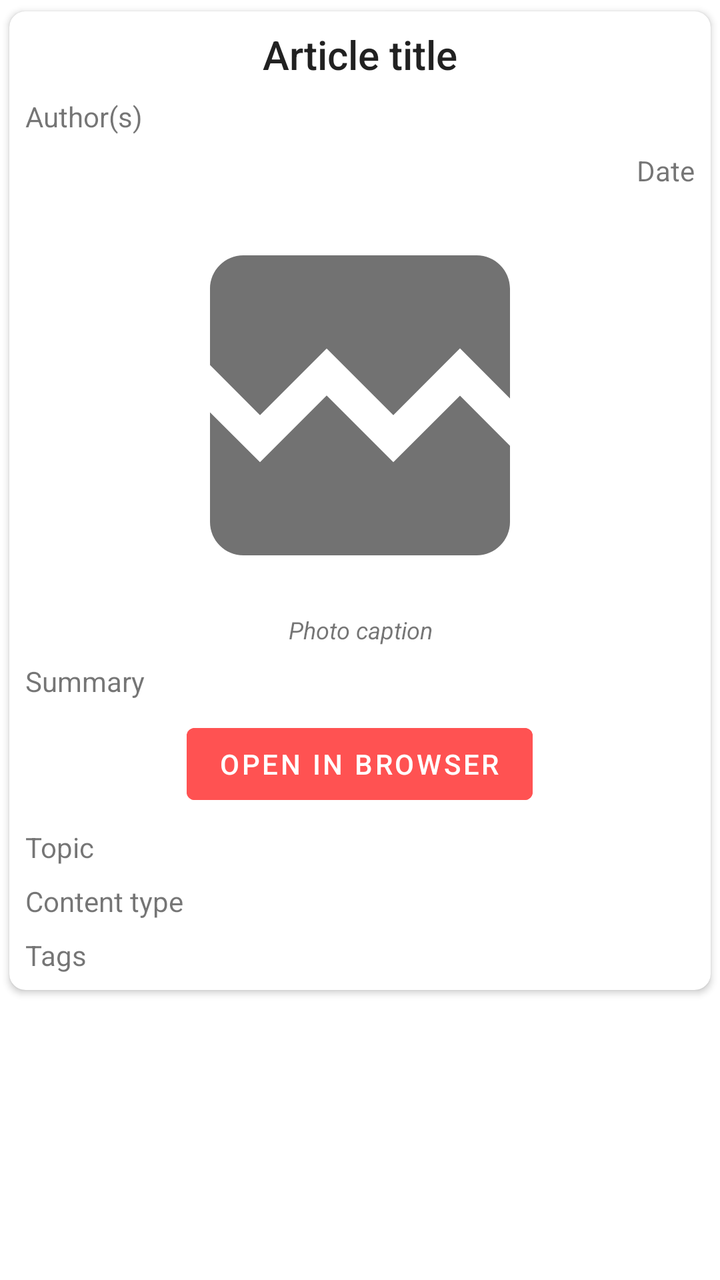
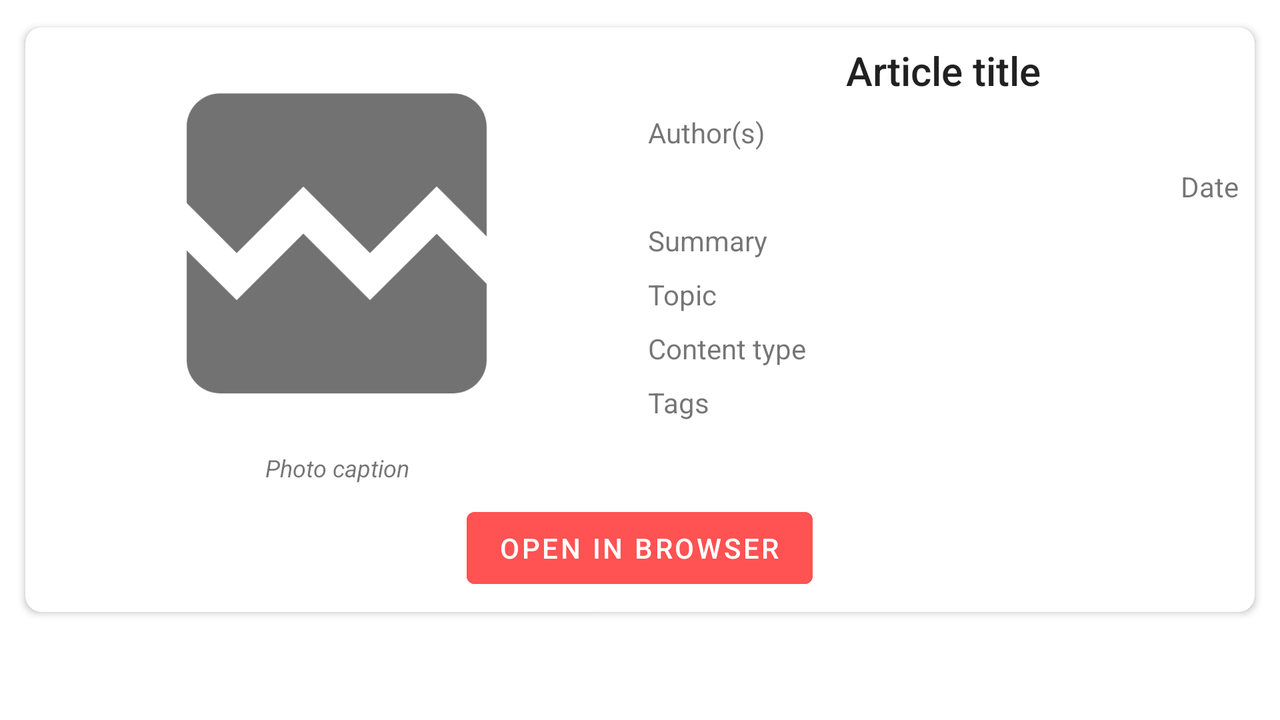

First picture: res/layout/ on a phone held upright. Second picture: the repository's own variant of that layout, on a device whose configuration matches the variant's folder. Source for both follows.
<!-- AndroidManifest.xml: application theme AppTheme.NoActionBar -->
<!-- res/layout/content_article_details.xml -->
<?xml version="1.0" encoding="utf-8"?>
<ScrollView xmlns:android="http://schemas.android.com/apk/res/android"
    xmlns:app="http://schemas.android.com/apk/res-auto"
    xmlns:tools="http://schemas.android.com/tools"
    android:layout_width="match_parent"
    android:layout_height="match_parent"
    android:orientation="vertical"
    app:layout_behavior="@string/appbar_scrolling_view_behavior">

    <androidx.cardview.widget.CardView
        android:layout_width="match_parent"
        android:layout_height="wrap_content"
        app:cardUseCompatPadding="true"
        app:cardCornerRadius="8dp"
        app:cardPreventCornerOverlap="true">

        <LinearLayout
            android:layout_width="match_parent"
            android:layout_height="wrap_content"
            android:layout_margin="4dp"
            android:orientation="vertical"
            app:layout_behavior="@string/appbar_scrolling_view_behavior">


            <TextView
                android:id="@+id/details_tvTitle"
                android:layout_width="match_parent"
                android:layout_height="wrap_content"
                android:layout_margin="4dp"
                android:textAlignment="center"
                android:textAppearance="@style/TextAppearance.AppCompat.Title"
                tools:text="Article title" />


            <TextView
                android:id="@+id/details_tvAuthor"
                android:layout_width="wrap_content"
                android:layout_height="wrap_content"
                android:layout_margin="4dp"
                tools:text="Author(s)" />

            <TextView
                android:id="@+id/details_tvDate"
                android:layout_width="wrap_content"
                android:layout_height="wrap_content"
                android:layout_gravity="end"
                android:layout_margin="4dp"
                android:gravity="end"
                tools:text="Date" />


            <ImageView
                android:id="@+id/details_ivFullImage"
                android:layout_width="match_parent"
                android:layout_height="200dp"
                android:layout_margin="4dp"
                android:contentDescription="Article image"
                app:srcCompat="@drawable/placeholder" />

            <TextView
                android:id="@+id/details_tvFullImageCaption"
                android:layout_width="match_parent"
                android:layout_height="wrap_content"
                android:layout_marginStart="4dp"
                android:layout_marginEnd="4dp"
                android:layout_marginBottom="4dp"
                android:textAlignment="center"
                android:textSize="12sp"
                android:textStyle="italic"
                tools:text="Photo caption" />

            <TextView
                android:id="@+id/details_tvArticleSummary"
                android:layout_width="match_parent"
                android:layout_height="wrap_content"
                android:layout_margin="4dp"
                android:layout_marginTop="16dp"
                tools:text="Summary" />


            <Button
                android:id="@+id/details_btnOpenUrl"
                android:layout_width="wrap_content"
                android:layout_height="wrap_content"
                android:layout_gravity="center"
                android:layout_margin="4dp"
                android:backgroundTint="@color/colorAccent"
                android:stateListAnimator="@null"
                android:text="Open in browser"
                android:textColor="@android:color/white" />

            <TextView
                android:id="@+id/details_tvTopic"
                android:layout_width="match_parent"
                android:layout_height="wrap_content"
                android:layout_margin="4dp"
                tools:text="Topic" />

            <TextView
                android:id="@+id/details_tvContentType"
                android:layout_width="match_parent"
                android:layout_height="wrap_content"
                android:layout_margin="4dp"
                tools:text="Content type" />

            <TextView
                android:id="@+id/details_tvTags"
                android:layout_width="match_parent"
                android:layout_height="wrap_content"
                android:layout_margin="4dp"
                tools:text="Tags" />

        </LinearLayout>
    </androidx.cardview.widget.CardView>
</ScrollView>
<!-- resources referenced by this layout -->
<resources>
  <color name="colorAccent">#FF5252</color>
  <!-- drawable placeholder (drawable) -->
  <vector android:height="192dp" android:viewportHeight="24.0"
      android:viewportWidth="24.0" android:width="192dp" xmlns:android="http://schemas.android.com/apk/res/android">
      <path android:fillColor="@color/placeholder" android:pathData="M21,5v6.59l-3,-3.01 -4,4.01 -4,-4 -4,4 -3,-3.01L3,5c0,-1.1 0.9,-2 2,-2h14c1.1,0 2,0.9 2,2zM18,11.42l3,3.01L21,19c0,1.1 -0.9,2 -2,2L5,21c-1.1,0 -2,-0.9 -2,-2v-6.58l3,2.99 4,-4 4,4 4,-3.99z"/>
  </vector>
  <!-- from res/values-v29/ -->
  <style name="AppTheme.NoActionBar">
          <item name="windowActionBar">false</item>
          <item name="windowNoTitle">true</item>
          <item name="android:navigationBarColor">@android:color/transparent</item>
  
      </style>
  <color name="placeholder">#727272</color>
</resources>
<!-- res/layout-land/content_article_details.xml (the repository's variant of the layout above) -->
<!-- drawn on the phone turned sideways -->
<?xml version="1.0" encoding="utf-8"?>
<ScrollView xmlns:android="http://schemas.android.com/apk/res/android"
    xmlns:app="http://schemas.android.com/apk/res-auto"
    xmlns:tools="http://schemas.android.com/tools"
    android:layout_width="match_parent"
    android:layout_height="match_parent"
    android:orientation="vertical"
    android:clipToPadding="false"
    android:padding="8dp"
    android:scrollbarStyle="outsideOverlay"
    app:layout_behavior="@string/appbar_scrolling_view_behavior">

    <androidx.cardview.widget.CardView
        android:layout_width="match_parent"
        android:layout_height="wrap_content"
        app:cardUseCompatPadding="true"
        app:cardCornerRadius="8dp">

        <LinearLayout
            android:layout_width="match_parent"
            android:layout_height="wrap_content"
            android:layout_margin="4dp"
            android:orientation="vertical"
            app:layout_behavior="@string/appbar_scrolling_view_behavior">


            <LinearLayout
                android:layout_width="match_parent"
                android:layout_height="wrap_content"
                android:orientation="horizontal"
                android:weightSum="4"
                android:baselineAligned="false">

                <LinearLayout
                    android:layout_width="0dp"
                    android:layout_height="match_parent"
                    android:layout_gravity="center"
                    android:layout_weight="2"
                    android:gravity="center"
                    android:orientation="vertical">

                    <ImageView
                        android:id="@+id/details_ivFullImage"
                        android:layout_width="match_parent"
                        android:layout_height="200dp"
                        android:layout_gravity="center"
                        android:layout_margin="4dp"
                        android:contentDescription="Article image"
                        app:srcCompat="@drawable/placeholder" />

                    <TextView
                        android:id="@+id/details_tvFullImageCaption"
                        android:layout_width="match_parent"
                        android:layout_height="wrap_content"
                        android:layout_marginStart="4dp"
                        android:layout_marginEnd="4dp"
                        android:layout_marginBottom="4dp"
                        android:textAlignment="center"
                        android:textSize="12sp"
                        android:textStyle="italic"
                        tools:text="Photo caption" />
                </LinearLayout>

                <LinearLayout
                    android:layout_width="0dp"
                    android:layout_height="match_parent"
                    android:layout_gravity="top"
                    android:layout_weight="2"
                    android:orientation="vertical">

                    <TextView
                        android:id="@+id/details_tvTitle"
                        android:layout_width="match_parent"
                        android:layout_height="wrap_content"
                        android:layout_margin="4dp"
                        android:textAlignment="center"
                        android:textAppearance="@style/TextAppearance.AppCompat.Title"
                        tools:text="Article title" />

                    <TextView
                        android:id="@+id/details_tvAuthor"
                        android:layout_width="wrap_content"
                        android:layout_height="wrap_content"
                        android:layout_margin="4dp"
                        tools:text="Author(s)" />

                    <TextView
                        android:id="@+id/details_tvDate"
                        android:layout_width="wrap_content"
                        android:layout_height="wrap_content"
                        android:layout_gravity="end"
                        android:layout_margin="4dp"
                        android:gravity="end"
                        tools:text="Date" />

                    <TextView
                        android:id="@+id/details_tvArticleSummary"
                        android:layout_width="match_parent"
                        android:layout_height="wrap_content"
                        android:layout_margin="4dp"
                        android:layout_marginTop="16dp"
                        tools:text="Summary" />

                    <TextView
                        android:id="@+id/details_tvTopic"
                        android:layout_width="match_parent"
                        android:layout_height="wrap_content"
                        android:layout_margin="4dp"
                        tools:text="Topic" />

                    <TextView
                        android:id="@+id/details_tvContentType"
                        android:layout_width="match_parent"
                        android:layout_height="wrap_content"
                        android:layout_margin="4dp"
                        tools:text="Content type" />

                    <TextView
                        android:id="@+id/details_tvTags"
                        android:layout_width="match_parent"
                        android:layout_height="wrap_content"
                        android:layout_margin="4dp"
                        tools:text="Tags" />
                </LinearLayout>
            </LinearLayout>


            <Button
                android:id="@+id/details_btnOpenUrl"
                android:layout_width="wrap_content"
                android:layout_height="wrap_content"
                android:layout_gravity="center"
                android:layout_margin="4dp"
                android:backgroundTint="@color/colorAccent"
                android:stateListAnimator="@null"
                android:text="Open in browser"
                android:textColor="@android:color/white" />

        </LinearLayout>
    </androidx.cardview.widget.CardView>
</ScrollView>
